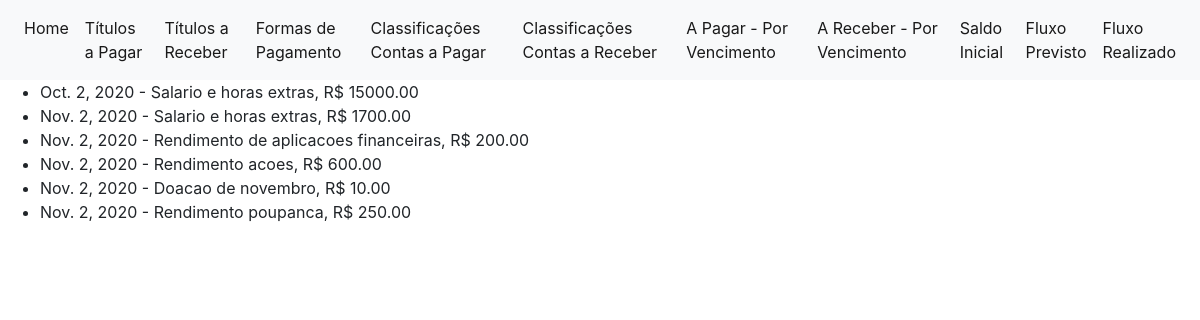
Before: /relatorios/receber with the older database file.
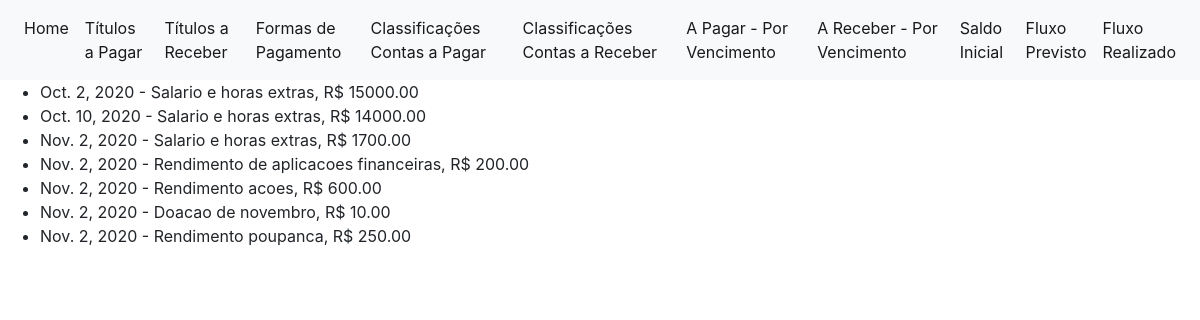
After: the same page with the newer database file.
### fluxocaixa/models.py (models this page shows, shortened)
class TituloReceber(models.Model):
    data_expectativa = models.DateField()
    data_recebimento = models.DateField(
        blank=True,
        null=True
    )
    valor = models.DecimalField(max_digits=11, decimal_places=2)
    descricao = models.CharField(max_length=100)
    classificacao = models.ForeignKey(
        ClassificacaoReceber,
        on_delete=models.RESTRICT,
        null=True)
    formapagamento = models.ForeignKey(
        FormaPagamento,
        on_delete=models.RESTRICT,
        null=True)
    OPCOES_SITUACAO = [
        ('RC','Recebido'),
        ('AR','A Receber')
    ]
    situacao = models.CharField(
        max_length=2,
        choices=OPCOES_SITUACAO,
        default='AR'
    )
    objects = TituloManager()

### fluxocaixa/views/vrelatorios.py (the view)
# urls.py: path('relatorios/receber', vrelatorios.receber, name='relatorio_receber'),
def receber(request):
    db_lista = TituloReceber.objects.all().order_by('data_expectativa')
    payload = { 'lista' : list(db_lista) }
    template = loader.get_template('relatorios/receber.html')
    return HttpResponse(template.render(payload, request))

### fluxocaixa/templates/relatorios/receber.html
{% extends 'base.html' %}
{% block content %}
	{% if lista %}
		<ul>
		{% for i in lista %}
			<li>{{i.data_expectativa}} - {{ i.descricao }}, R$ {{ i.valor }}</li>
		{% endfor %}
        </ul>
	{% else %}
		<p>Nenhum item localizado para exibição.</p>
    {% endif %}
{% endblock %}

Changed rows visible on the page:
added TituloReceber: data_expectativa "Oct. 10, 2020", descricao "Salario e horas extras", valor "14000.00"
